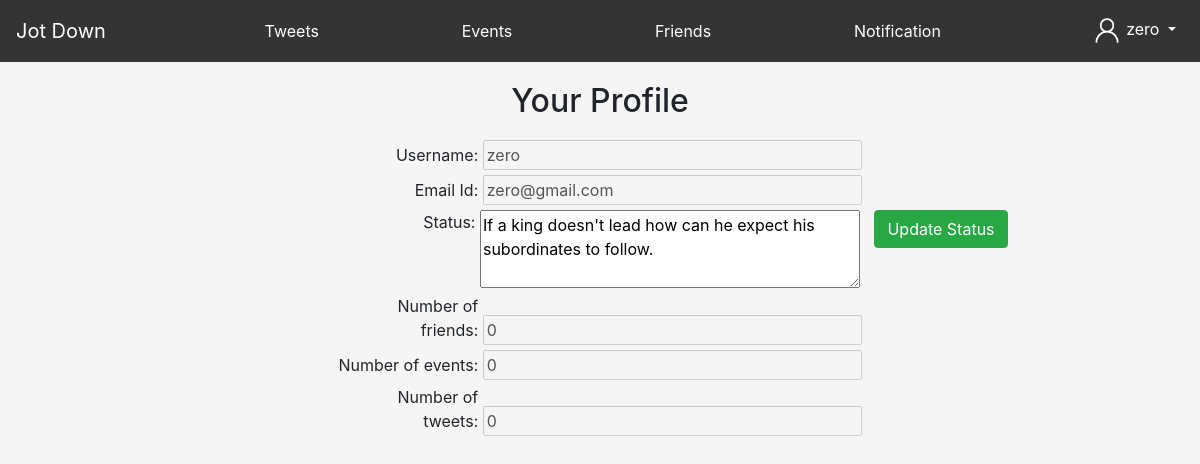
/profile (signed in), run on an earlier commit of the app's database.
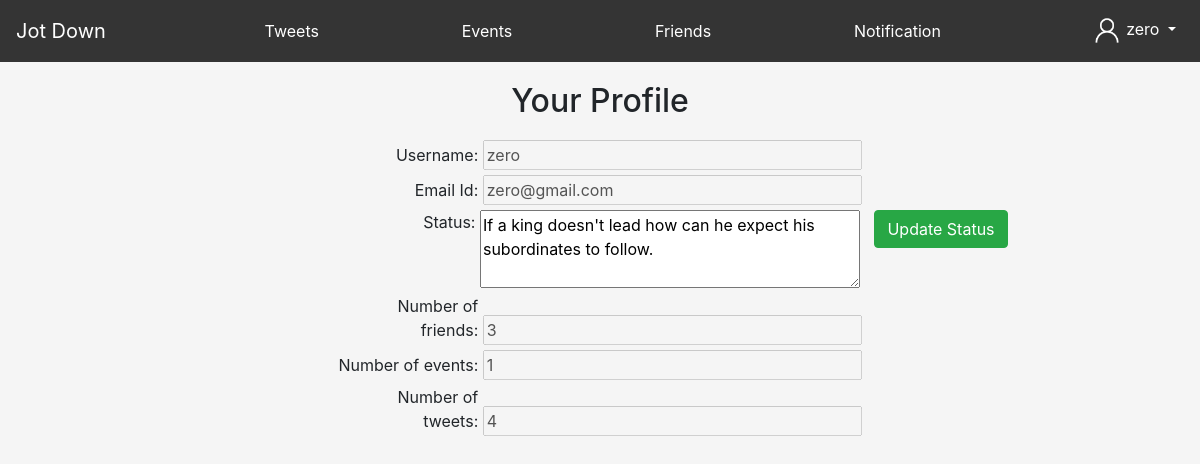
And on a later commit of the database.
### tables this page shows
CREATE TABLE "Users" (
	"username"	TEXT,
	"email"	TEXT COLLATE UTF16CI,
	"password"	TEXT,
	"id"	INTEGER,
	"status"	TEXT DEFAULT NULL,
	"numFriends"	NUMERIC DEFAULT 0,
	"numEvents"	INTEGER DEFAULT 0,
	"numTweets"	INTEGER DEFAULT 0,
	"friends"	TEXT DEFAULT NULL
);

### main.py (the view)
@app.route('/profile')
def profile():
    if 'id' in session:
        username = session['username']
        updateNumEvents(username)
        updateNumFriends(username)
        updateNumTweets(username)
        data = fetchUser(session['username'])
        frndRequests = fetchFriendRequests(session['username'])
        if(len(frndRequests) > 0):
            return render_template('profile.html', username = session['username'], data = data[0], alert = len(frndRequests))
        return render_template('profile.html', username = session['username'], data = data[0])
    return redirect('home')

### pydb.py (called while the page is built)
def fetchUser(username):
    conn = sqlite3.connect('database.db')
    cur = conn.cursor()
    cur.execute("SELECT * FROM Users WHERE username = ?", (username,))
    row = cur.fetchall()
    conn.close()
    print(row)
    return row

def fetchFriendRequests(username):
    con = sqlite3.connect('database.db')
    cur = con.cursor()
    cur.execute("SELECT * FROM frequest WHERE toUser = ?", (username, ))
    row = cur.fetchall()
    con.close()
    return row

def updateNumEvents(username):
    con = sqlite3.connect('database.db')
    cur = con.cursor()
    cur.execute("SELECT * FROM events WHERE username = ?", (username,))
    row = cur.fetchall()
    number = len(row)
    con.execute("UPDATE Users SET numEvents = ? WHERE username = ?", (number, username))
    con.commit()
    con.close()

def updateNumTweets(username):
    con = sqlite3.connect('database.db')
    cur = con.cursor()
    cur.execute("SELECT * FROM tweets WHERE username = ?", (username,))
    row = cur.fetchall()
    number = len(row)
    con.execute("UPDATE Users SET numTweets = ? WHERE username = ?", (number, username))
    con.commit()
    con.close()

### templates/profile.html (shortened to what this page needs)
<!DOCTYPE html>
<html lang="en">
<head>
    <link rel="stylesheet" href="https://cdn.jsdelivr.net/npm/bootstrap@4.5.3/dist/css/bootstrap.min.css">
</head>
<body style="background-size: 250vh;  background-repeat: no-repeat; background-color: whitesmoke; background-position: center; background-attachment: fixed; overflow-x: hidden;">
    <nav class="navbar navbar-expand navbar-light sticky-top" style="background-color: rgba(52, 52, 52) !important;">
      <a class="navbar-brand text-white" href="/home">Jot Down</a>
      <div class="collapse navbar-collapse" id="navbarSupportedContent">
        <a class="navbar-nav text-white ml-auto" style="text-decoration: none;" href="/tweets">Tweets</a>
          <a class="navbar-nav text-white ml-auto" style="text-decoration: none;" href="/events">Events</a>
          <a class="navbar-nav text-white ml-auto" style="text-decoration: none;" href="/friends">Friends</a>
          <a class="navbar-nav text-white ml-auto" style="text-decoration: none;" href="/notifications">Notification{% if alert %}<span style="border-radius: 50%; width: 25px;" class="badge badge-danger">{{alert}}</span>{% endif %}</a>
        <ul class="navbar-nav ml-auto">
          <li class="nav-item dropdown">
              <a class="nav-link dropdown-toggle text-white" href="#" id="navbarDropdown" role="button" data-toggle="dropdown" aria-haspopup="true" aria-expanded="false">
                  <img src="/static/person.png" height="30px" width="30px">
                  {{session['username']}}
              </a>
          </li>
        </ul>
      </div>
    </nav>
    <h2 style="text-align: center; margin-top: 20px; margin-bottom: 20px;">Your Profile</h2>
    <div class="text-center">
      <form action = '/statusupdate' method="POST">
          <label style="width: 140px; text-align: right;">Username: </label>
          <input size="32" type="text" value="{{data[0]}}" disabled>
          <br>
          <label style="width: 140px; text-align: right;">Email Id: </label>
          <input size="32" type="text" value="{{data[1]}}" disabled>
          <br>
          <label style="width: 283px; text-align: right; vertical-align: top;">Status: </label>
          <textarea name="status" cols="35" rows="3">{{data[4]}}</textarea>
          <button class="btn btn-success" type="submit" style="margin-left: 10px; vertical-align: top;">Update Status</button>
          <br>
          <label style="width: 140px; text-align: right;">Number of friends: </label>
          <input size="32" type="text" value="{{data[5]}}" disabled>
          <br>
          <label style="width: 140px; text-align: right;"> Number of events: </label>
          <input size="32" type="text" value="{{data[6]}}" disabled>
          <br>
          <label style="width: 140px; text-align: right;"> Number of tweets: </label>
          <input size="32" type="text" value="{{data[7]}}" disabled>
      </form>
    </div>
</body>
</html>

What changed in the data, as far as the page shows it:
changed Users "zero": numFriends "0" → "3"; numEvents "0" → "1"; numTweets "0" → "4"
